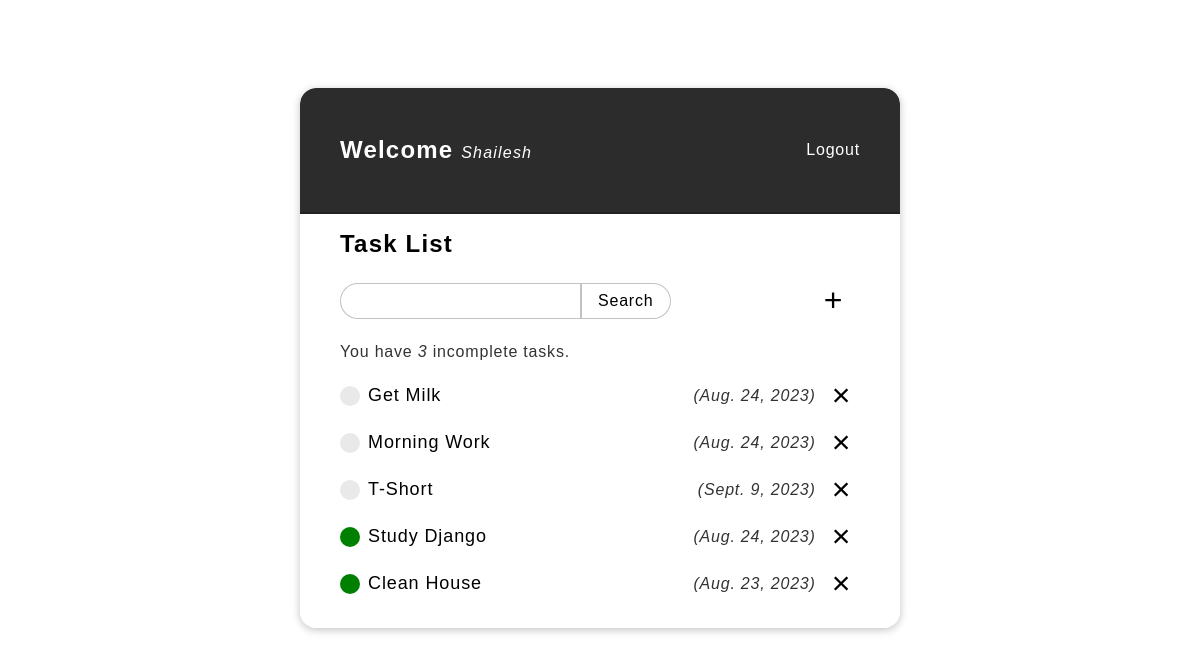
The app's page / (signed in) with its own data.
### base/models.py (models this page shows, shortened)
class Task(models.Model):
    user = models.ForeignKey(User, on_delete=models.CASCADE, null=True, blank=True)
    title = models.CharField(max_length=200)
    description = models.TextField(null=True, blank=True)
    complete = models.BooleanField(default=False)
    create = models.DateTimeField(auto_now=True)
    class Meta:
        ordering = ["complete"]

### base/views.py (the view)
# urls.py: path("", TaskListView.as_view(), name="tasks"),
class TaskListView(LoginRequiredMixin, ListView):
    model = Task
    context_object_name = "tasks"
    def get_context_data(self, **kwargs):
        context = super().get_context_data(**kwargs)
        context["tasks"] = context["tasks"].filter(user=self.request.user)
        context["count"] = context["tasks"].filter(complete=False).count()
        search_input = self.request.GET.get("search-area") or ""
        if search_input:
            context["tasks"] = context["tasks"].filter(title__startswith=search_input)
        context["search_input"] = search_input
        return context

### base/templates/base/task_list.html (shortened to what this page needs)
{% extends 'base/base.html' %}
{% load static %}
{% block style %}
<link rel="stylesheet" href="{% static 'base/task_list.css' %}">
{% endblock style %}
{% block content %}
<section class="task__list__cont">
    <div class="header__cont">
        <p>
            <span>Welcome</span>
            <i>{{ request.user|title }}</i>
        </p>
        {% if request.user.is_authenticated %}
        <a href="{% url 'logout' %}">Logout</a>
        {% else %}
        <a href="{% url 'login' %}">Login</a>
        {% endif %}
    </div>
    <h1 class="task__list__title">Task List</h1>
    <div class="task__search__cont">
        <form method="get">
            <input type="text" name="search-area", value="{{ search_input }}">
            <button>Search</button>
        </form>
        <a href="{% url 'task-create' %}">&plus;</a>
    </div>
    <div class="incomplete__task">
        <p>You have <i>{{ count }}</i> incomplete task{{ count|pluralize:"s" }}.</p>
    </div>
    <div class="task__cont">
        {% for task in tasks %}
        <div class="task">
            <a class="task__a" href="{% url 'task-update' task.id %}">
                <div class="main__title__circle__cont">
                    <div class="task__circle" style="{% if task.complete %}background-color: green;{% endif %}"></div>
                    <p class="title">{{ task.title|title }}</p>
                </div>
                <p class="date">({{ task.create|date }})</p>
            </a>
            <div class="delete__cont">
                <a class="delete" href="{% url 'task-delete' task.id %}">&times;</a>
            </div>
        </div>
        {% empty %}
        <p>No items in Task list.</p>
        {% endfor %}
    </div>
</section>
{% endblock content %}

### base/templates/base/base.html (shortened to what this page needs)
{% load static %}
<!DOCTYPE html>
<html lang="en">
<head>
    <link rel="stylesheet" href="{% static 'base/base.css' %}">
    {% block style %}{% endblock style %}
</head>
<body>
    <main class="main__container">
        {% block content %}{% endblock content %}
    </main>
</body>
</html>

### base/static/base/base.css (style rules this page uses)
* { padding: 0; margin: 0; box-sizing: border-box; }
body { font-family: Arial, Helvetica, sans-serif; font-size: 1rem; width: 100%; min-height: 100vh; height: fit-content; display: flex; flex-flow: column nowrap; align-items: center; padding: .5rem; }
.main__container { margin-top: 5rem; border-radius: 1rem; overflow: hidden; box-shadow: 0 2px 8px #0000003d; width: 100%; max-width: 600px; min-width: fit-content; }

### base/static/base/task_list.css (style rules this page uses)
.task__list__cont { width: 100%; padding-bottom: 1rem; background-color: #fff; overflow: hidden; border-radius: inherit; }
.task__list__cont h1, .task__list__cont p, .task__list__cont a { text-decoration: none; letter-spacing: 0.05em; }
.task__list__cont .header__cont { display: flex; align-items: center; justify-content: space-between; padding: 3rem 2.5rem; border-bottom: 2px solid #0000003d; background-color: #2c2c2c; color: white; }
.header__cont p { font-size: 1.5rem; margin-right: 2rem; }
.header__cont p span { font-weight: 600; }
.header__cont p i { font-size: 1rem; }
.header__cont a { color: white; font-size: 1rem; font-weight: 500; }
.task__list__title { padding: 1rem 2.5rem; font-size: 1.5rem; }
.task__search__cont { padding: 0 2.5rem; margin: .5rem 0; display: flex; flex-flow: row nowrap; justify-content: space-between; align-items: center; }
.task__search__cont form { display: flex; }
.task__search__cont form input { padding: .5rem 1rem; font-size: 1rem; border: 1.5px solid #0000003d; outline: none; border-radius: 25px 0 0 25px; width: 100%; transition: background-color 0.3s; }
.task__search__cont form button { background-color: #fff; padding: .5rem 1rem; border: 1.5px solid #0000003d; cursor: pointer; border-radius: 0 25px 25px 0; font-size: 1rem; font-weight: 500; letter-spacing: 0.05em; transition: background-color 0.3s; }
.task__search__cont a { color: #000; margin: 0 .5rem; padding: 0 .5rem; font-size: 2rem; border-radius: 25px; transition: 0.3s; }
.incomplete__task { width: 100%; padding: 1rem 2.5rem; opacity: .8; }
.task__cont { padding: 0 2.5rem; }
.task__cont .task { margin-bottom: 10px; font-size: 18px; display: flex; flex-flow: row nowrap; justify-content: space-between; align-items: center; }
.task__cont .task .task__a { display: flex; flex-direction: row; align-items: center; justify-content: space-between; padding: .5rem 0; width: 100%; color: #000; }
.main__title__circle__cont { display: flex; align-items: center; }
.task__cont .task .title { margin: 0 .5rem 0 .5rem; }
.task__cont .task .date { margin: 0 .5rem 0 .5rem; font-style: italic; font-size: 1rem; opacity: .8; }
.task__cont .task .delete__cont { display: flex; align-items: center; justify-content: center; }
.task__cont .task .delete__cont .delete { color: #000; padding: 0 .5rem; font-size: 2rem; border-radius: 25px; transition: 0.3s; }
.task__cont .task .task__circle { position: relative; background-color: #e9e9e9; min-width: 20px; height: 20px; border-radius: 25px; }

### records on screen
Task: complete False (drawn), title "Get Milk", create "Aug. 24, 2023"
Task: complete False (drawn), title "Morning Work", create "Aug. 24, 2023"
Task: complete False (drawn), title "T-Short", create "Sept. 9, 2023"
Task: complete True (drawn), title "Study Django", create "Aug. 24, 2023"
Task: complete True (drawn), title "Clean House", create "Aug. 23, 2023"

### other values on screen
{{ request.user|title }} "Shailesh"
{{ count }} "3"
